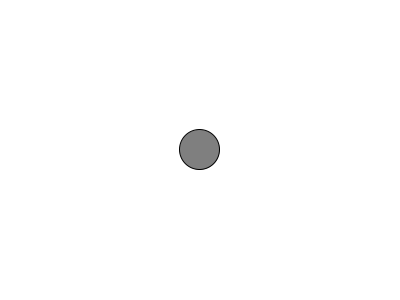
Frame 1 (no input)
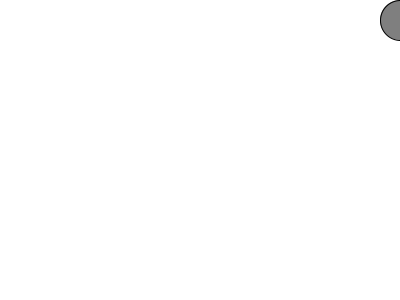
Frame 60 (the mouse pressed at the canvas centre just before this capture)
Frame 120 (the mouse held since frame 60 and released just before this capture): identical to frame 60, image omitted

The Processing sketch that drew these frames (run headless with seeded random() and noise(); from frame 60 on, the mouse is pressed at the canvas centre):

// Processing sketch: acceleration
// ── acceleration.pde
Mover m;

void setup(){

 size(400,300);
 m = new Mover();
}


void draw(){
background(255);
m.update();
m.edges();
m.display();

}

class Mover{

  PVector location;
  PVector velocity;
  PVector acceleration;
  
 Mover(){
 
  location = new PVector(width/2,height/2);
  velocity = new PVector(0,0);
  acceleration = new PVector(0,0);
 
 
 }
 
void update(){
 //acceleration =  PVector.random2D();//set a random scceleration
  
 PVector mouse = new PVector(mouseX,mouseY);
 mouse.sub(location);
 mouse.setMag(0.5);//becasue we don't want to simulate teleportation,and we don;t a huge accelaration
                   //so we need to shrink the acceleration.Ofc, we can use normalize() or mult();
 acceleration = mouse;
 
 velocity.add(acceleration);
 location.add(velocity);
 
 velocity.limit(5);//if the velocity is greater than 5, shrink it down to 5;
}

void edges(){

 if(location.x + 20> width) location.x = 20;
 if(location.x <  20 )   location.x = width;
 if(location.y + 20 > height) location.y = 20;
 if(location.y < 20 ) location.y = height;
}


void display(){

 stroke(0);
 fill(127);
 ellipse(location.x,location.y,40,40);

}

}
